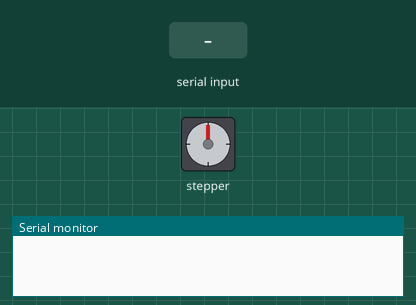
Recording of a sketch running on a simulated Arduino Uno, built with avr-gcc and run on an emulated ATmega328P. Parts: stepper motor, the last lines printed to the serial monitor. Wiring (inferred from the names in the program): stepper motor (2048 steps per turn assumed): coils pin 8, pin 9, pin 10, pin 11. The test bench sets the inputs (shaded band).

Above: at 1.2 s.
1.3 s: "30,150\n" received over Serial
At 2.4 s:
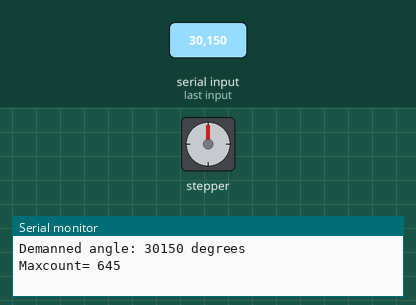
7.3 s: "10\n" received over Serial
At 9.5 s:
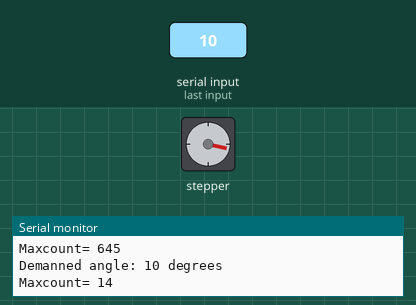
10.0 s: "90\n" received over Serial
At 11.7 s:
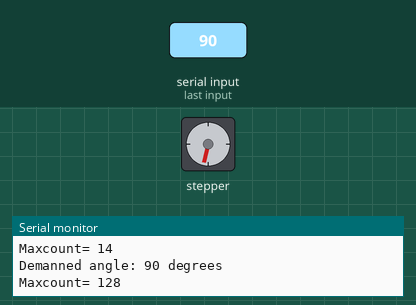
12.9 s: "200\n" received over Serial
At 14.0 s:
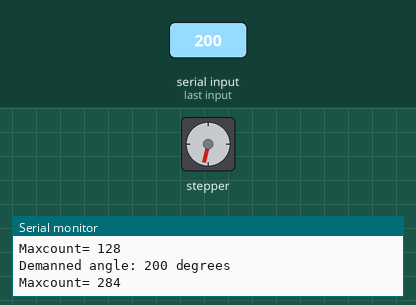
15.9 s: "30,150\n" received over Serial
21.9 s: "90\n" received over Serial
Timing chart, 0 to 25.9 s (numbered marks = the images above; inputs shaded):
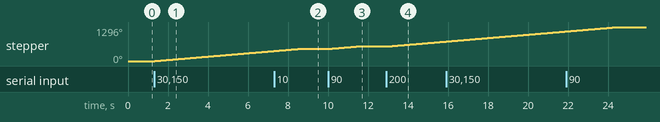

Measured:
- after the input at 1.3 s, stepper: keeps turning clockwise at about 64°/s, starting at once
- after the input at 10.0 s, stepper: turns 90° clockwise in 1.4 s, starting at once
- after the input at 12.9 s, stepper: keeps turning clockwise at about 65°/s, starting at once

The sketch:

best_control_28BYJ48.ino
```cpp
//declare variables for motor pins
int motorPin1 = 8; //Blue - 28BYJ48 pin 1
int motorPin2 = 9; //Pink - 28BYJ48 pin 2
int motorPin3 = 10; //Yellow - 28BYJ48 pin 3
int motorPin4 = 11; //Orange - 28BYJ48 pin 4
             //Red - 28BYJ48 pin 5(VCC)

int motorSpeed = 1200; //variable to set stepper speed
int count = 0; //count of steps made
int countsperrev = 512; //number of steps per full revolution
int lookup[8] = {B01000,B01100,B00100,B00110,B00010,B00011,B00001,B01001};

////////////////////////////////////////////////////////////////
int value = 0;
int maxcount = 0;
int angle = 0;
bool direct = 0;
///////////////////////////////////////////////////////////////
void setup()
{
  //declare the motor pins as outputs
  pinMode(motorPin1,OUTPUT);
  pinMode(motorPin2,OUTPUT);
  pinMode(motorPin3,OUTPUT);
  pinMode(motorPin4,OUTPUT);
  Serial.begin(9600);
}
///////////////////////////////////////////////////////////////
void loop()
{
  // step one step:
  if (Serial.available())
  {
    char ch = Serial.read();
    if ( ch == '-')      direct = 1;
    if (isDigit(ch))
    {
      value = (value * 10) + (ch - '0');
    }
    else if (ch == 10)
    {
      angle = value;
      Serial.print("Demanned angle: ");
      Serial.print(angle);
      Serial.println(" degrees");
      maxcount = angle * 64 / 45;
      Serial.print("Maxcount= ");
      Serial.println(maxcount);
      value = 0;
      if (direct == 0)
      clockwise(maxcount);
      else if (direct == 1)
      anticlockwise(maxcount);
      direct = 0;
    }
  }
// stepper(maxcount);
// stepCount = 0;
}
/////////////////////////////////////////////////////
/*void loop()
{
  if(count<countsperrev)
   clockwise();
  else if (count ==countsperrev * 2)
   count = 0;
  else
   anticlockwise();
  count++;
}*/
//////////////////////////////////////////////////////////////
//set pins to ULN2003 high in sequence from 1 to 4
//delay "motorSpeed" between each pin setting (to determine speed)
void anticlockwise(int CountMax)
{
  for (int stepCount = 0; stepCount < CountMax; stepCount++)
  {
    for(int i = 0; i < 8; i++)
    {
      setOutput(i);
      delayMicroseconds(motorSpeed);
    }
  }
}
void clockwise(int CountMax)
{
  for (int stepCount = 0; stepCount < CountMax; stepCount++)
  {
    for(int i = 8; i >= 0; i--)
    {
      setOutput(i);
      delayMicroseconds(motorSpeed);
    }
  }
}
void setOutput(int out)
{
  digitalWrite(motorPin1,bitRead(lookup[out],0));
  digitalWrite(motorPin2,bitRead(lookup[out],1));
  digitalWrite(motorPin3,bitRead(lookup[out],2));
  digitalWrite(motorPin4,bitRead(lookup[out],3));
}
```
